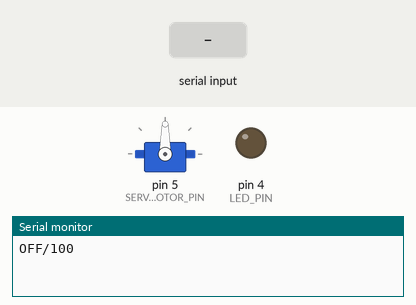
Simulated run of this sketch. Board: Arduino Uno, built with avr-gcc and run on an emulated ATmega328P. Parts: servo, output pins drawn as LEDs (lit = HIGH), the last lines printed to the serial monitor. Inputs (shaded band) come from the test bench.

Above: at 1.4 s.
1.5 s: "ON\n" received over Serial
At 2.5 s:
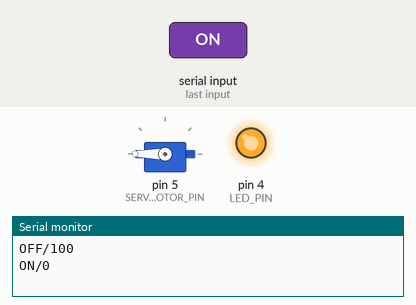
3.1 s: "off\n" received over the second serial link
At 3.7 s:
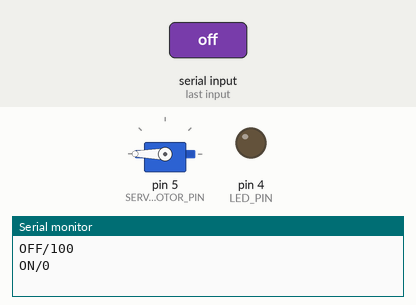
4.7 s: "90,45\n" received over Serial
At 6.0 s:
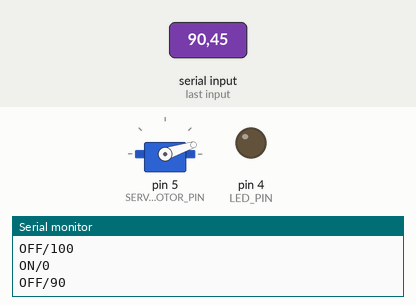
6.3 s: "on\n" received over the second serial link
At 7.4 s:
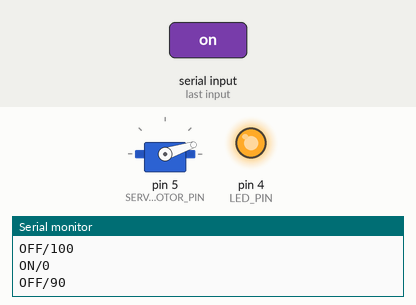
7.9 s: "30,150\n" received over Serial
At 8.6 s:
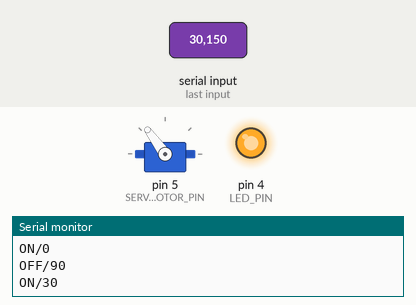
9.5 s: "5\n" received over the second serial link
At 11.0 s:
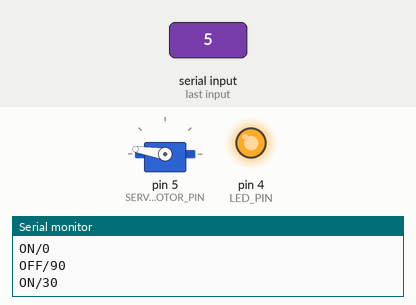
Timing chart, 0 to 12.1 s (numbered marks = the images above; inputs shaded):
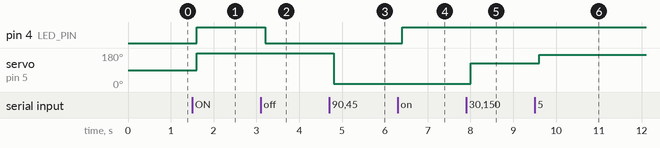

The sketch:

roomController.ino
```cpp
#include "Const.h"
#include "Scheduler.h"
#include "ServoMotor.h"
#include "Led.h"
#include "SmartRoom.h"
#include "BTComTask.h"
#include "SerialComTask.h"


Scheduler sched(SCHEDULER_PERIOD);

void setup(){
  ServoMotor* servoMotor = new ServoMotor(SERVOMOTOR_PIN, TOLERANCE);
  Led* led = new Led(LED_PIN);
  SmartRoom* smartRoom = new SmartRoom(servoMotor, led);
  BTComTask* btComTask = new BTComTask(RX_BT_PIN, TX_BT_PIN, smartRoom);
  SerialComTask* serialComTask = new SerialComTask(smartRoom);
  //initializing scheduler
  sched.init();

  //initializing all tasks and adding them to the scheduler
  btComTask->init(BT_COM_PERIOD);
  sched.addTask(btComTask);

  serialComTask->init(SERIAL_COM_PERIOD);
  sched.addTask(serialComTask);
}

void loop(){
  sched.schedule();
}
```

BTComTask.cpp
```cpp
#include "BTComTask.h"
#include <Arduino.h>
#include "Scheduler.h"


BTComTask::BTComTask(int rxPin, int txPin, SmartRoom* smartRoom) :
  rxPin(rxPin), txPin(txPin), smartRoom(smartRoom) {}

void BTComTask::init(int period){
  Task::init(period);
  channel = new SoftwareSerial(rxPin, txPin);
  this->disconectionCounter = 0;
  this->disconectionCounterMax = 4;
  channel->begin(9600);
}

void BTComTask::tick(){
  if(channel->available()){
    //setting the scheduler variable to true so that serial input is ignored
    Scheduler::setBTReceiving(true);
    this->disconectionCounter = this->disconectionCounterMax;
    char letter = (char)channel->read();
    String msg = "";
    //writing the message into msg
    while(letter != '\n'){
      msg.concat(letter);
      letter = (char)channel->read();
    }
    //extracting the two parts of the message
    String msg1 = msg.substring(0, msg.indexOf(String(DELIMITER)));
    String msg2 = msg.substring(msg.indexOf(String(DELIMITER)) + 1, msg.length());
    //modifying status of room object depending on orders received from BT
    if(msg1 == "on"){
      smartRoom->setLedState(true);
    }
    else if(msg1 == "off"){
      smartRoom->setLedState(false);
    }
    //checking if msg2 contains a number. if not it is ignored
    bool isNumber = true;
    for(int i = 0; i < msg2.length(); i++){
      if(!isDigit(msg2.charAt(i))){
        isNumber = false;
      }
    }
    if(isNumber){
      smartRoom->setServoMotorState(msg2.toInt());
    }

  }
  else{
    //setting scheduler variable to false only after no messages are received for disconectionCounterMax times
    if(this->disconectionCounter == 0){
      Scheduler::setBTReceiving(false);
    }
    else{
      this->disconectionCounter--;
    }

  }
}
```

BTComTask.h
```cpp
#ifndef __BTCOMTASK__
#define __BTCOMTASK__

#include "Task.h"
#include "SmartRoom.h"
#include "SoftwareSerial.h"
#include <Wire.h>

class BTComTask : public Task {
  int rxPin;
  int txPin;
  SoftwareSerial* channel;
  SmartRoom* smartRoom;
  int disconectionCounter;
  int disconectionCounterMax;

public:
  BTComTask(int rxPin, int txPin, SmartRoom* smartRoom);
  void init(int period);
  void tick();
};

#endif
```

Component.h
```cpp
#ifndef __COMPONENT__
#define __COMPONENT__

class Component {
protected:
  const int pin;

public:
  Component(const int pin) : pin(pin) {}
};

#endif
```

Const.h
```cpp
#ifndef __CONST__
#define __CONST__

/*
 *  BT module connection:
 *  - RX is pin 2 => to be connected to TXD of BT module
 *  - TX is pin 3 => to be connected to RXD of BT module
 *
 */
#define RX_BT_PIN 2
#define TX_BT_PIN 3
#define SERVOMOTOR_PIN 5
#define LED_PIN 4


 //defining the periods for the various tasks and for the scheduler
#define SCHEDULER_PERIOD 100
#define BT_COM_PERIOD 200
#define SERIAL_COM_PERIOD 200

#define MAXNTASK 20

#define TOLERANCE 10

#define DELIMITER '/'

#endif
```

Led.cpp
```cpp
#include "Led.h"

Led::Led(const int pin) : Component(pin), state(OFF) {
  pinMode(pin, OUTPUT);
}

void Led::turnOn() {
  if (this->state != Led::ON) {
    this->state = Led::ON;
    digitalWrite(pin, HIGH);
  }
}

void Led::turnOff() {
  if (this->state != Led::OFF) {
    this->state = Led::OFF;
    digitalWrite(pin, LOW);
  }
}

bool Led::isOn() {
  return Led::state == ON;
}
```

Led.h
```cpp
#ifndef __LED__
#define __LED__

#include "Arduino.h"
#include "Component.h"

class Led : public Component {
  enum {ON, OFF} state;

  public:
    Led(const int pin);
    void turnOn();
    void turnOff();
    bool isOn();
};

#endif
```

Scheduler.cpp
```cpp
#include "Scheduler.h"
#include "TimerOne.h"

volatile bool timerFlag;

void timerHandler(void) {
  timerFlag = true;
}

bool Scheduler::receivingBT;

Scheduler::Scheduler(const unsigned long basePeriod) : basePeriod(basePeriod) {}

void Scheduler::init() {
  timerFlag = false;
  Scheduler::receivingBT = false;
  long period = 1000l*basePeriod;
  Timer1.initialize(period);
  Timer1.attachInterrupt(timerHandler);
  nTasks = 0;
}

bool Scheduler::addTask(Task* task) {
  if (nTasks < MAXNTASK-1) {
    taskList[nTasks] = task;
    nTasks++;
    return true;
  } else {
    return false;
  }
}

void Scheduler::schedule() {
  while (!timerFlag) {}
  timerFlag = false;
  for (int i = 0; i < nTasks; i++) {
    if (taskList[i]->updateAndCheckTime(basePeriod)) {
      taskList[i]->tick();
    }
  }
}

bool Scheduler::isBTReceiving(){
  return Scheduler::receivingBT;
}

void Scheduler::setBTReceiving(bool state){
  Scheduler::receivingBT = state;
}
```

Scheduler.h
```cpp
#ifndef __SCHEDULER__
#define __SCHEDULER__

#include "Task.h"
#include "Const.h"

#define MAX_TASKS 50

class Scheduler {

  static bool receivingBT;


  int basePeriod;
  int nTasks;
  Task* taskList[MAXNTASK];

public:
  Scheduler(const unsigned long period);
  void init();
  virtual bool addTask(Task* task);
  virtual void schedule();
  static bool isBTReceiving();
  static void setBTReceiving(bool receivingBT);

};

#endif
```

Sensor.h
```cpp
#ifndef __SENSOR__
#define __SENSOR__

#include "Component.h"

class Sensor : public Component {
public:
    Sensor(const int pin) : Component(pin) {}
    template <class T>
    T read();
};

#endif
```

SerialComTask.cpp
```cpp
#include "SerialComTask.h"
#include <Arduino.h>
#include "Scheduler.h"

SerialComTask::SerialComTask(SmartRoom* smartRoom) :
  smartRoom(smartRoom) {
    msSent = false;
  }

void SerialComTask::init(int period){
  Task::init(period);
  Serial.begin(9600);
}

void SerialComTask::tick(){
  //if a message has not yet been sent to answer the server, then a message on the current status of roomController is sent
  if(!msSent){
    msSent = true;
    String msg;
    if(smartRoom->getLedState()){
      msg = "ON";
    }
    else{
      msg = "OFF";
    }
    msg = msg + String(DELIMITER);
    msg = msg + String(smartRoom->getServoMotorState());
    Serial.println(msg);
  }
  else{
    int msg = Serial.read();
    if(msg != -1){
      msSent = false;
      String str = "";
      char letter = (char)msg;
      //writing the message into msgStr
      while(letter != '\n'){
        str.concat(letter);
        letter = (char)Serial.read();
      }
      String ledStateCommand = str.substring(0, str.indexOf(DELIMITER));
      String servoStateCommand = str.substring((str.indexOf(DELIMITER) + 1), str.length());
      if(!(Scheduler::isBTReceiving())){
        if(ledStateCommand == "ON"){
          smartRoom->setLedState(true);
        }
        else if(ledStateCommand == "OFF"){
          smartRoom->setLedState(false);
        }
        smartRoom->setServoMotorState(servoStateCommand.toInt());
      }
    }
  }


}
```

SerialComTask.h
```cpp
#ifndef __SERIALCOMTASK__
#define __SERIALCOMTASK__

#include "Task.h"
#include "SmartRoom.h"

class SerialComTask : public Task {
  SmartRoom* smartRoom;
  bool msSent;

public:
  SerialComTask(SmartRoom* smartRoom);
  void init(int period);
  void tick();
};

#endif
```

ServoMotor.cpp
```cpp
#include "ServoMotor.h"

ServoMotor::ServoMotor(const int pin, const int tolerance) : Component(pin), tolerance(tolerance) {
    motor.attach(pin);
}

void ServoMotor::move(int percentege) {
  //mapping percentege to angle
  int newAngle = map(percentege, 0, 100, 180, 0);
  //moving the motor only if a new angle has been requested
  if((newAngle > this->angle + tolerance) || (newAngle < this->angle - tolerance)){
    motor.write(MIN_PULSE_WIDTH + newAngle*coeff);
    this->angle = newAngle;
  }
}

int ServoMotor::getAngle() {
  return this->angle;
}

int ServoMotor::getPercentege(){
  return map(this->angle, 0, 180, 100, 0);
}
```

ServoMotor.h
```cpp
#ifndef __SERVOMOTOR__
#define __SERVOMOTOR__

#include "Arduino.h"
#include "Sensor.h"
#include "Const.h"
#include "ServoTimer2.h"

class ServoMotor : public Component {
  ServoTimer2 motor;
  float coeff = ((float)MAX_PULSE_WIDTH-(float)MIN_PULSE_WIDTH)/180;
  int angle = 0;
  int tolerance;

  public:
    ServoMotor(const int pin, const int tolerance);
    void move(int percentege);
    int getAngle();
    int getPercentege();
};

#endif
```

SmartRoom.cpp
```cpp
#include "SmartRoom.h"

SmartRoom::SmartRoom(ServoMotor* servoMotor, Led* led) :
  servoMotor(servoMotor), led(led){}

void SmartRoom::setLedState(bool state){
  if(state){
    led->turnOn();
  }
  else{
    led->turnOff();
  }
}

bool SmartRoom::getLedState(){
  return led->isOn();
}

void SmartRoom::setServoMotorState(int percentege){
  servoMotor->move(percentege);
}

int SmartRoom::getServoMotorState(){
  return servoMotor->getPercentege();
}
```

SmartRoom.h
```cpp
#ifndef __ROOM__
#define __ROOM__

#include "ServoMotor.h"
#include "Led.h"

class SmartRoom {
  ServoMotor* servoMotor;
  Led* led;

public:
  SmartRoom(ServoMotor* servoMotor, Led* led);
  void setLedState(bool state);
  bool getLedState();
  void setServoMotorState(int angle);
  int getServoMotorState();

};
#endif
```

Task.h
```cpp
#ifndef __TASK__
#define __TASK__

class Task {
  int myPeriod;
  int timeElapsed;
  bool active;

public:
  virtual void init(int period){
    myPeriod = period;
    timeElapsed = 0;
    active = true;
  }

  virtual void tick() = 0;

  bool updateAndCheckTime(int basePeriod){
    timeElapsed += basePeriod;
    if (timeElapsed >= myPeriod){
      timeElapsed = 0;
      return true;
    } else {
      return false;
    }
  }

  bool isActive(){
    return active;
  }

  void setActive(bool active){
    this->active = active;
  }

};

#endif
```

Measured:
- after the input at 1.5 s, pin 4 (LED_PIN): LOW → HIGH after 0.10 s; servo on pin 5 (SERVOMOTOR_PIN): 90° → 180° after 0.10 s
- after the input at 3.1 s, pin 4 (LED_PIN): HIGH → LOW after 0.10 s
- after the input at 4.7 s, servo on pin 5 (SERVOMOTOR_PIN): 180° → 18° after 0.10 s
- after the input at 6.3 s, pin 4 (LED_PIN): LOW → HIGH after 0.10 s
- after the input at 7.9 s, servo on pin 5 (SERVOMOTOR_PIN): 18° → 126° after 0.10 s
- after the input at 9.5 s, servo on pin 5 (SERVOMOTOR_PIN): 126° → 171° after 0.10 s
